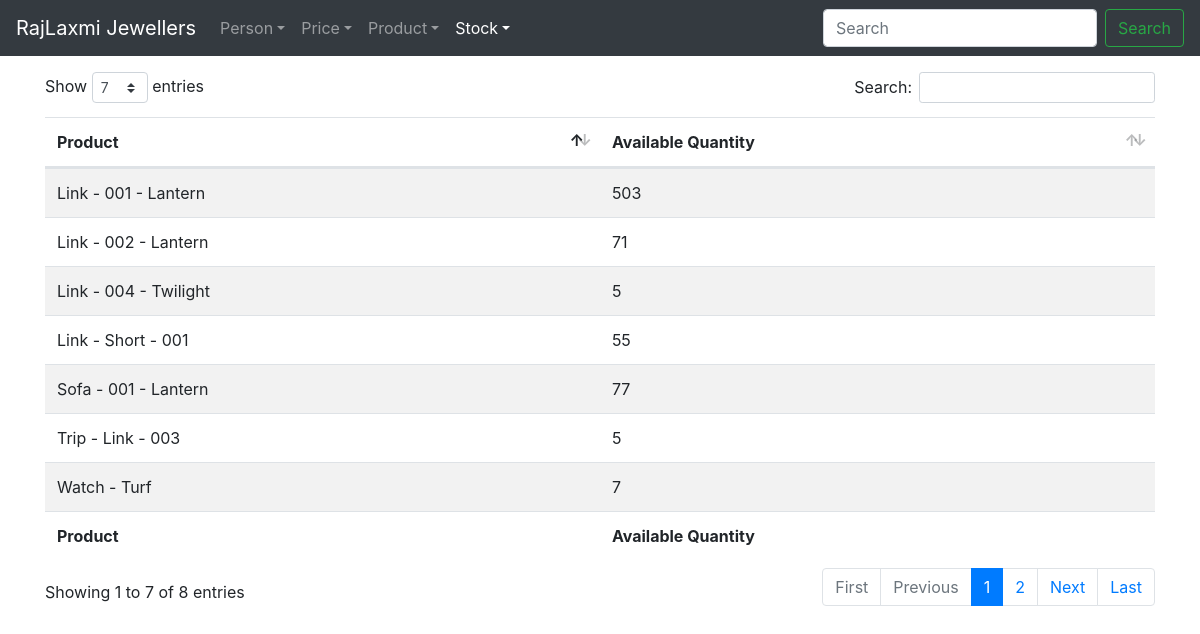
The page /stock/list/ on the database as committed earlier.
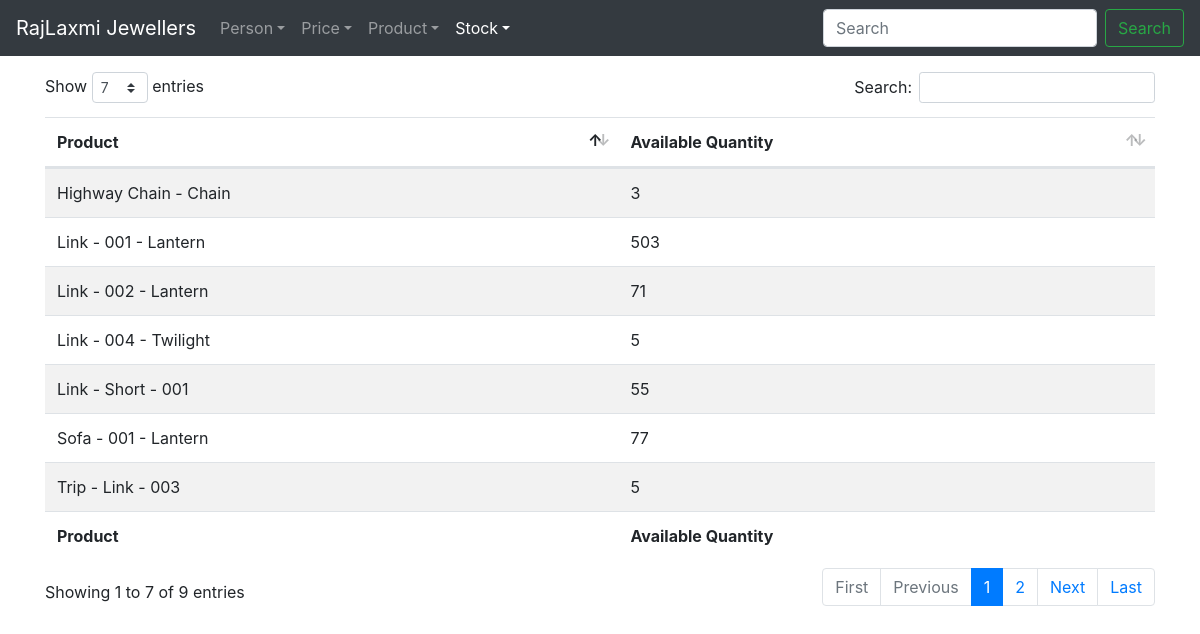
The same page on the database as committed later.
### stock/models.py (models this page shows, shortened)
class Stock(models.Model):
	product = models.OneToOneField(Product, on_delete=models.PROTECT)
	product_quantity = models.IntegerField(default=0,
										   validators=[MinValueValidator(limit_value=0)])

### product/models.py (models this page shows, shortened)
class Product(models.Model):
	p_type = [("G", "Gold"), ("S", "Silver"), ("O", "Other")]
	p_specification = [("F", "FeMale"), ("M", "Male"), ("O", "Other"), ]
	p_name = RegexValidator(regex="^([A-Za-z0-9\-\ ]+)$",
							message="Only Letters, Numbers and Hyphen(-) Allowed")
	product_name = models.CharField(max_length=50, unique=True,
									validators=[p_name,
									MinLengthValidator(limit_value=3),
									MaxLengthValidator(limit_value=50), ])
	product_type = models.CharField(max_length=1, choices=p_type)
	product_category = models.ForeignKey(ProductCategory,
										 on_delete=models.PROTECT)
	product_specification = models.CharField(max_length=1, choices=p_specification, )
	product_gross_weight = models.DecimalField(max_digits=21, decimal_places=3, )
	product_other_weight = models.DecimalField(max_digits=21, decimal_places=3, )
	product_net_weight = models.DecimalField(max_digits=21, decimal_places=3, )
	product_seller = models.CharField(max_length=50,
										validators=[p_name,
										MinLengthValidator(limit_value=3),
										MaxLengthValidator(limit_value=50), ])
	product_labour = models.DecimalField(max_digits=21, decimal_places=2, )
	product_other_charge_diamond = models.DecimalField(max_digits=21, decimal_places=2, )
	product_other_charge_rodium = models.DecimalField(max_digits=21, decimal_places=2, )
	product_other_charge_pearl = models.DecimalField(max_digits=21, decimal_places=2, )
	product_measurement = models.DecimalField(max_digits=21, decimal_places=2, )
	date_added = models.DateTimeField(auto_now_add=True)
	def __str__(self):
		return f"{self.product_name} - {self.product_category}"

class ProductCategory(models.Model):
	p_category = RegexValidator(regex="^([A-Za-z0-9\-\ ]+)$",
								message="Only Letters, Numbers and Hyphen(-) Allowed")
	product_category = models.CharField(max_length=50, unique=True,
										validators=[p_category,
													MinLengthValidator(limit_value=3),
													MaxLengthValidator(limit_value=50), ])
	date_added = models.DateTimeField(auto_now_add=True)
	def __str__(self):
		return f"{self.product_category}"

### stock/views.py (the view)
# urls.py: path("list/", ListStockView.as_view(), name="stock-list"),
class ListStockView(ListView):
	model = Stock

### stock/templates/stock/stock_list.html (shortened to what this page needs)
{% extends "base.html" %}
{% block content %}
<table id="stock_table" class="table table-hover table-striped" style="width:100%">
	<thead>
		<tr>
			<th>Product</th>
			<th>Available Quantity</th>
		</tr>
	</thead>
	<tbody>
		{% for stock in object_list %}
			<tr>
				<td>{{ stock.product }}</td>
				<td>{{ stock.product_quantity }}</td>
			</tr>
		{% endfor %}
	</tbody>
	<tfoot>
		<tr>
			<th>Product</th>
			<th>Available Quantity</th>
		</tr>
	</tfoot>
</table>
{% endblock content %}

Rows that differ between the two databases and show on the page:
no longer on this page (row unchanged): Stock: product "Watch - Turf", product_quantity "7"
added Stock: product "Highway Chain - Chain", product_quantity "3"
Other text that changed with them:
text written by a page script: "Show entries Search: Showing 1 to 7 of 8 entries First Previous 1 2 Next Last" → "Show entries Search: Showing 1 to 7 of 9 entries First Previous 1 2 Next Last"
